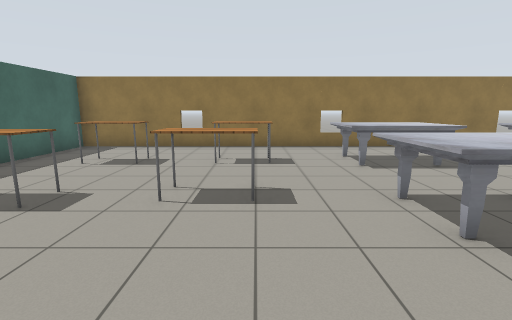
view 1 (above)

16 first-person views from a walk through a world built for the Gazebo simulator. The camera is 1.3 m above the floor, tilts 10° down and sees 85° across. The floor is counted in squares, 1 m on a side. Each view is taken from the middle of a square. On the plan, view 1 faces up. The plan holds only what a view shows up to about 13 squares ahead; the rest is blank. The place goes on beyond the plan. The robots in the file are not drawn. Gazebo's built-in surfaces are drawn with simple patterns.

view 2
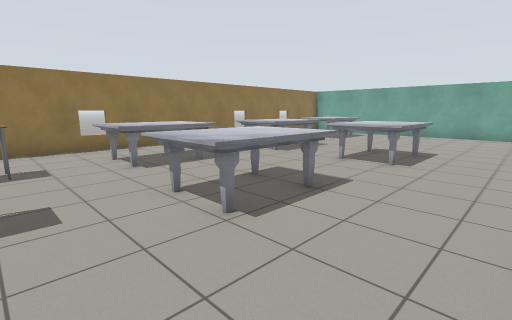

view 3
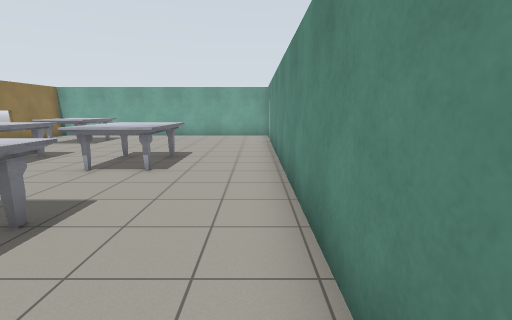

view 4
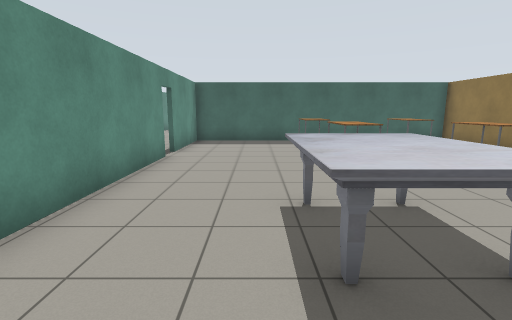

view 5
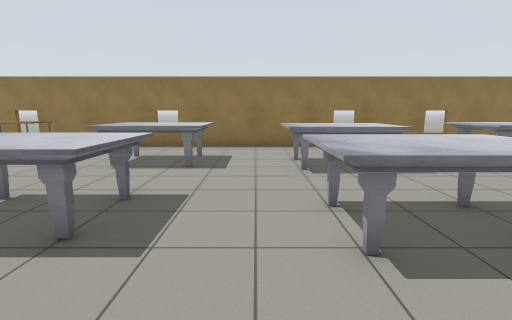

view 6
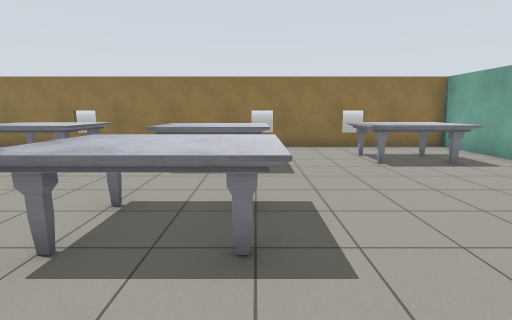

view 7
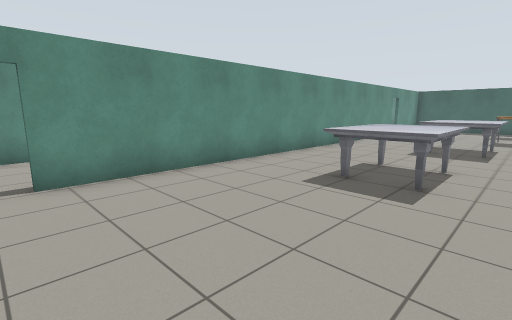

view 8
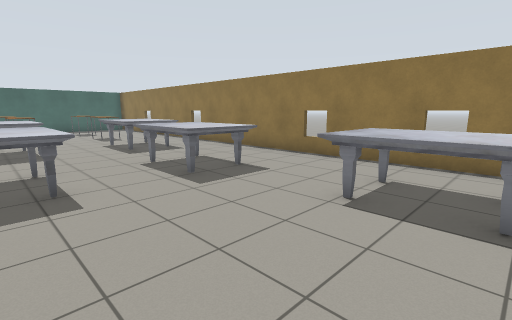

view 9
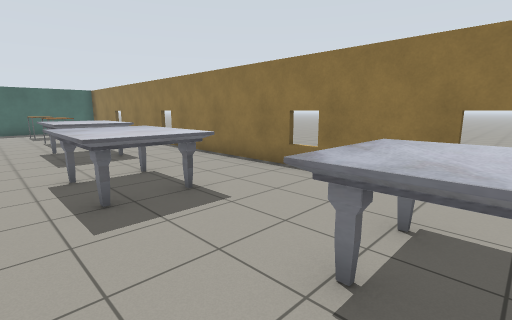

view 10
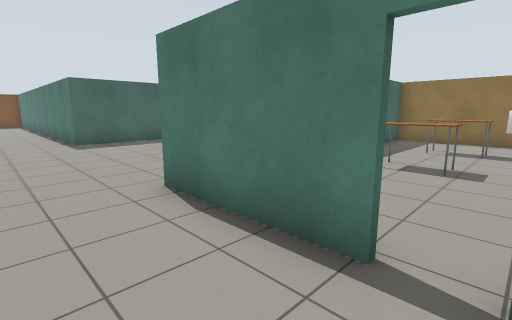

view 11
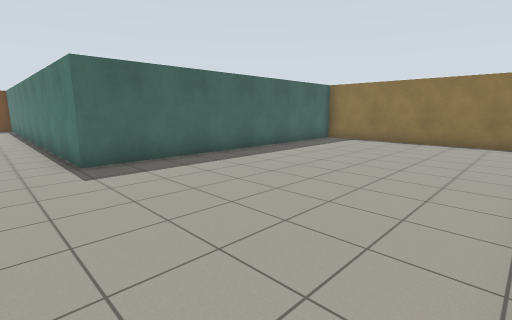

view 12
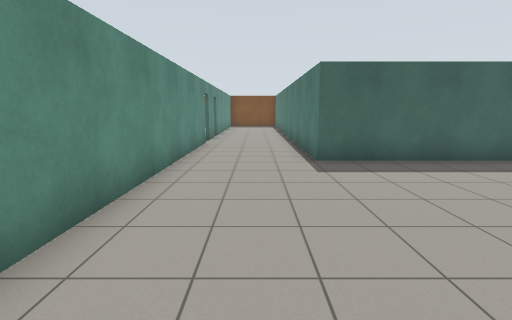

view 13
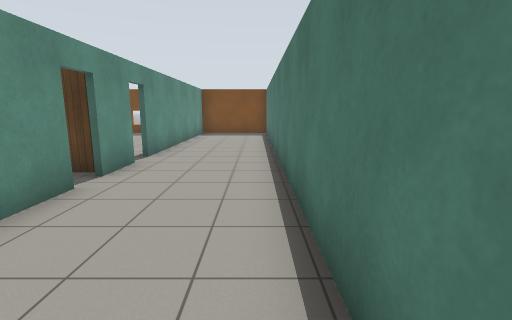

view 14
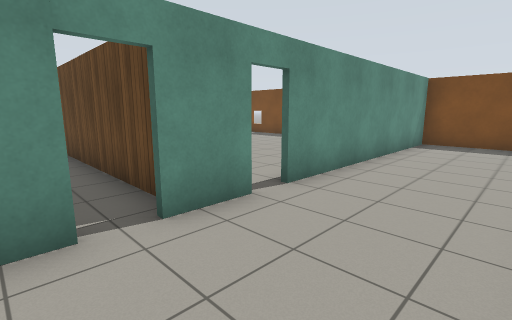

view 15
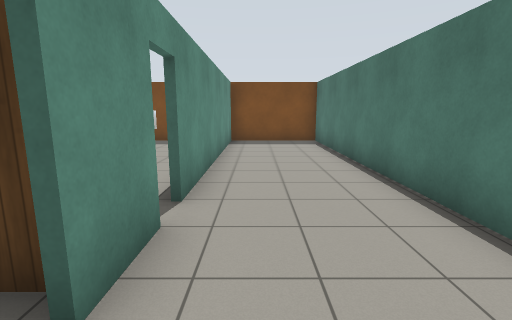

view 16
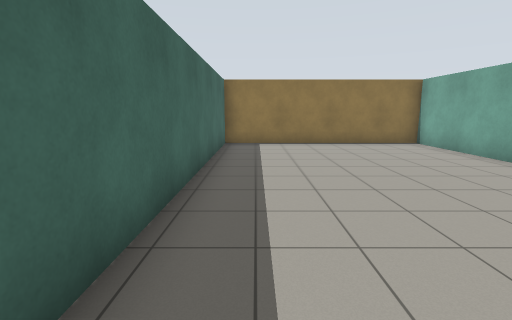

### Floor plan
Points are (right, up) in squares from view 1. A wall is a line through its corners. A room is listed if a view was taken in it or the views show most of it. See-through windows are left out.
Room 1 (views 1, 2, 3, 4, 5, 6, 7, 8, 9)
walls: (-2, -0.6) (13.5, -0.6); (-6.4, 10.3) (-6.4, -0.6) (-2.9, -0.6); (14.5, 10.3) (-6, 10.3)
ways out: open door at (-2.5, -1) to room 2; open door at (14, -1) to room 2
objects: table (-4, 4) to (-3, 4); table (-4, 7) to (-3, 7); table (-1, 4) to (0, 4); table (-1, 7) to (0, 7); marble table (2, 3) to (4, 4); marble table (2, 7) to (5, 8); marble table (7, 2) to (9, 4); marble table (7, 6) to (9, 8); marble table (12, 7) to (14, 8)
Room 2 (views 10, 11, 12, 13, 14, 15, 16)
walls: (-6.5, 6) (-6.5, 10.3); (-2.9, -0.8) (-6.6, -0.8); (-18.6, -4.1) (-9, -4.1); (-6, 10.3) (-14.2, 10.3) (-14.2, -0.4) (-30.3, -0.4) (-30.3, -1.1); (-21, -4.1) (-19.4, -4.1); (-30.3, -2.9) (-30.3, -4.1) (-21.9, -4.1); (13, -4.1) (13.8, -4.1)
ways out: open door at (-2.5, -1) to room 1; open door at (14, -1) to room 1; open door at (-21.5, -4); open door at (-19, -4)

Positions as (right, up) in squares from view 1, and headings:
1: (0, 0), facing up
2: (0, 0), facing up-right
3: (1, 0), facing right
4: (6, 2), facing left
5: (6, 0), facing up
6: (9, 0), facing up
7: (14, 5), facing down-left
8: (14, 3), facing up-left
9: (13, 5), facing up-left
10: (-2, -3), facing up-left
11: (-7, -2), facing up-left
12: (-7, -2), facing left
13: (-14, -1), facing left
14: (-18, -1), facing down-left
15: (-18, -3), facing left
16: (-13, -1), facing up
